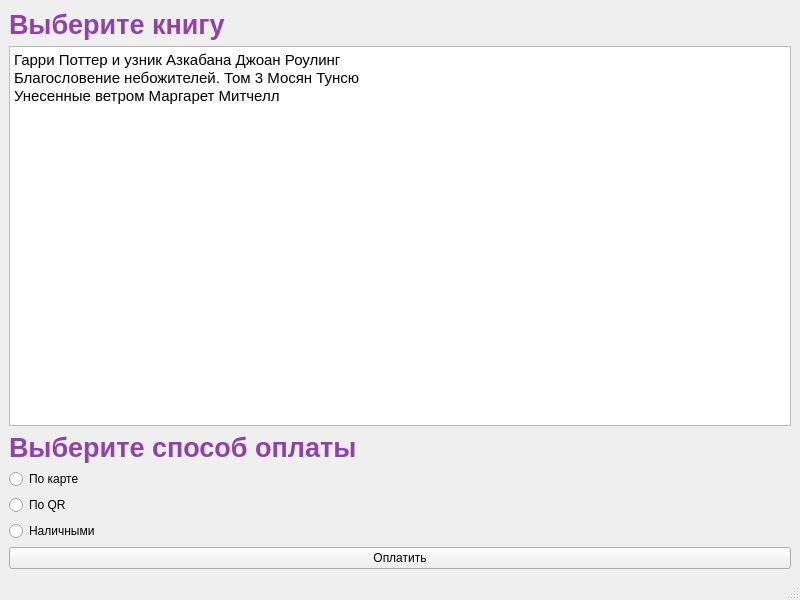
<?xml version="1.0" encoding="UTF-8"?>
<ui version="4.0">
 <class>MainWindow</class>
 <widget class="QMainWindow" name="MainWindow">
  <property name="geometry">
   <rect>
    <x>0</x>
    <y>0</y>
    <width>800</width>
    <height>600</height>
   </rect>
  </property>
  <property name="windowTitle">
   <string>MainWindow</string>
  </property>
  <widget class="QWidget" name="centralwidget">
   <layout class="QVBoxLayout" name="verticalLayout">
    <item>
     <widget class="QLabel" name="label">
      <property name="text">
       <string>&lt;html&gt;&lt;head/&gt;&lt;body&gt;&lt;p&gt;&lt;span style=&quot; font-size:20pt; font-weight:700; color:#9141ac;&quot;&gt;Выберите книгу&lt;/span&gt;&lt;/p&gt;&lt;/body&gt;&lt;/html&gt;</string>
      </property>
     </widget>
    </item>
    <item>
     <widget class="QTextEdit" name="textEdit">
      <property name="maximumSize">
       <size>
        <width>16777215</width>
        <height>400</height>
       </size>
      </property>
      <property name="html">
       <string>&lt;!DOCTYPE HTML PUBLIC &quot;-//W3C//DTD HTML 4.0//EN&quot; &quot;http://www.w3.org/TR/REC-html40/strict.dtd&quot;&gt;
&lt;html&gt;&lt;head&gt;&lt;meta name=&quot;qrichtext&quot; content=&quot;1&quot; /&gt;&lt;meta charset=&quot;utf-8&quot; /&gt;&lt;style type=&quot;text/css&quot;&gt;
p, li { white-space: pre-wrap; }
hr { height: 1px; border-width: 0; }
li.unchecked::marker { content: &quot;\2610&quot;; }
li.checked::marker { content: &quot;\2612&quot;; }
&lt;/style&gt;&lt;/head&gt;&lt;body style=&quot; font-family:'Ubuntu'; font-size:11pt; font-weight:400; font-style:normal;&quot;&gt;
&lt;p style=&quot; margin-top:0px; margin-bottom:0px; margin-left:0px; margin-right:0px; -qt-block-indent:0; text-indent:0px;&quot;&gt;Гарри Поттер и узник Азкабана Джоан Роулинг&lt;/p&gt;
&lt;p style=&quot; margin-top:0px; margin-bottom:0px; margin-left:0px; margin-right:0px; -qt-block-indent:0; text-indent:0px;&quot;&gt;Благословение небожителей. Том 3 Мосян Тунсю&lt;/p&gt;
&lt;p style=&quot; margin-top:0px; margin-bottom:0px; margin-left:0px; margin-right:0px; -qt-block-indent:0; text-indent:0px;&quot;&gt;Унесенные ветром Маргарет Митчелл&lt;/p&gt;&lt;/body&gt;&lt;/html&gt;</string>
      </property>
     </widget>
    </item>
    <item>
     <widget class="QLabel" name="label_2">
      <property name="text">
       <string>&lt;html&gt;&lt;head/&gt;&lt;body&gt;&lt;p&gt;&lt;span style=&quot; font-size:20pt; font-weight:700; color:#9141ac;&quot;&gt;Выберите способ оплаты&lt;/span&gt;&lt;/p&gt;&lt;/body&gt;&lt;/html&gt;</string>
      </property>
     </widget>
    </item>
    <item>
     <widget class="QRadioButton" name="radioButton">
      <property name="text">
       <string>По карте</string>
      </property>
     </widget>
    </item>
    <item>
     <widget class="QRadioButton" name="radioButton_2">
      <property name="text">
       <string>По QR</string>
      </property>
     </widget>
    </item>
    <item>
     <widget class="QRadioButton" name="radioButton_3">
      <property name="text">
       <string>Наличными</string>
      </property>
     </widget>
    </item>
    <item>
     <widget class="QPushButton" name="pushButton">
      <property name="text">
       <string>Оплатить</string>
      </property>
     </widget>
    </item>
   </layout>
  </widget>
  <widget class="QMenuBar" name="menubar">
   <property name="geometry">
    <rect>
     <x>0</x>
     <y>0</y>
     <width>800</width>
     <height>22</height>
    </rect>
   </property>
  </widget>
  <widget class="QStatusBar" name="statusbar"/>
 </widget>
 <resources/>
 <connections/>
</ui>
